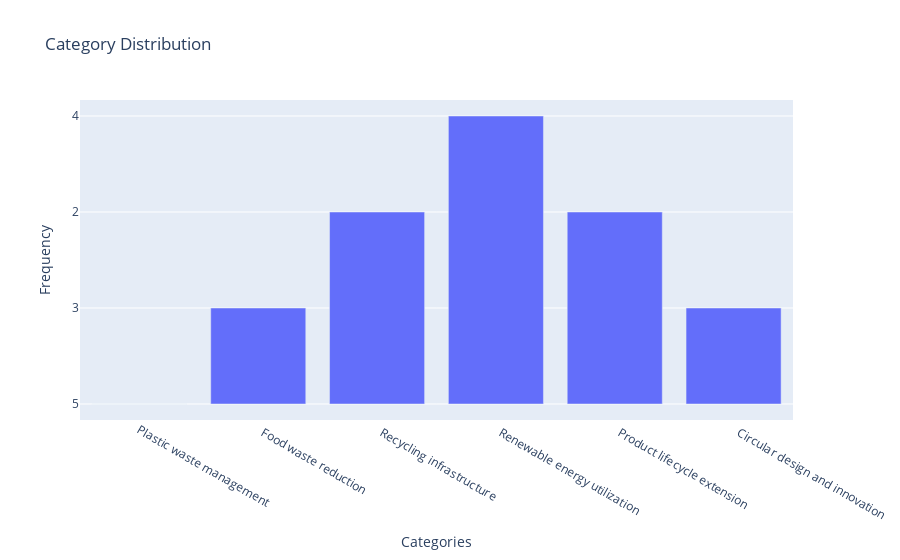

Here is the notebook cell this chart was saved with:
### Markdown cell above
## Visualizations

### Code cell
def bar_visualization(category):
    import plotly.graph_objects as go
    keys = list(category.keys())
    values = list(category.values())

    fig = go.Figure(data=[go.Bar(x=keys, y=values)])
    fig.update_layout(title_text='Category Distribution', xaxis_title='Categories', yaxis_title='Frequency')
    fig.show()


bar_visualization(categories)

### Figure 1 — Plotly figure (JSON) as saved in the notebook; plotly's stock layout.template omitted (floating-point values rounded to 4 significant figures)
{"data": [{"type": "bar", "x": ["Plastic waste management", " \nFood waste reduction", " \nRecycling infrastructure", " \nRenewable energy utilization", " \nProduct lifecycle extension", " \nCircular design and innovation"], "y": [" 5", " 3", " 2", " 4", " 2", " 3"]}], "layout": {"title": {"text": "Category Distribution"}, "xaxis": {"title": {"text": "Categories"}}, "yaxis": {"title": {"text": "Frequency"}}}}
